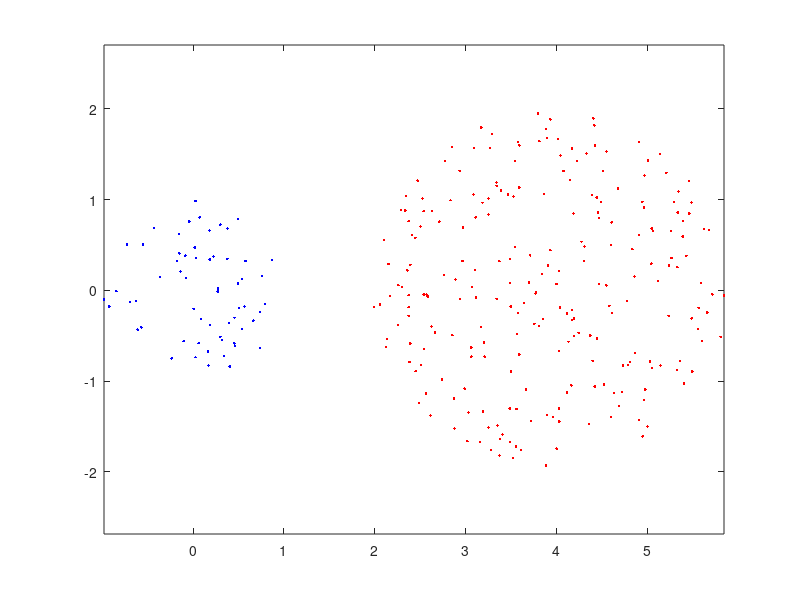
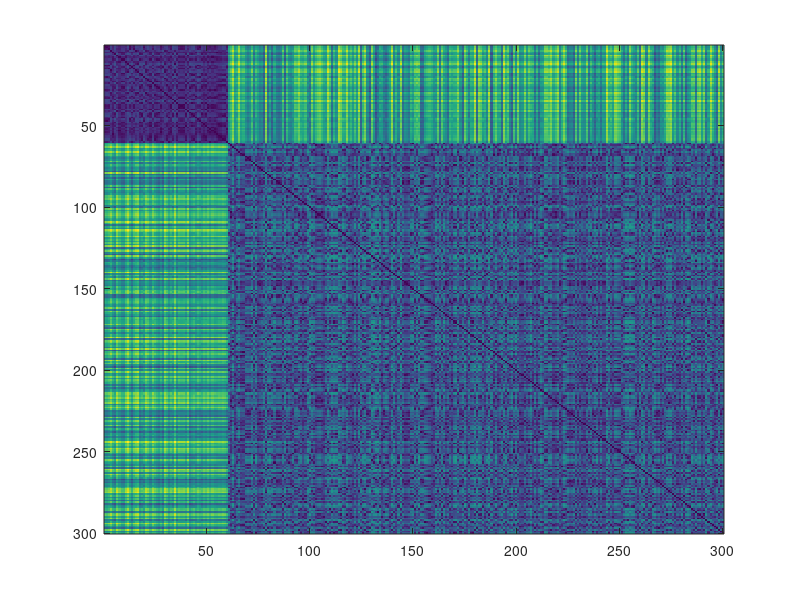
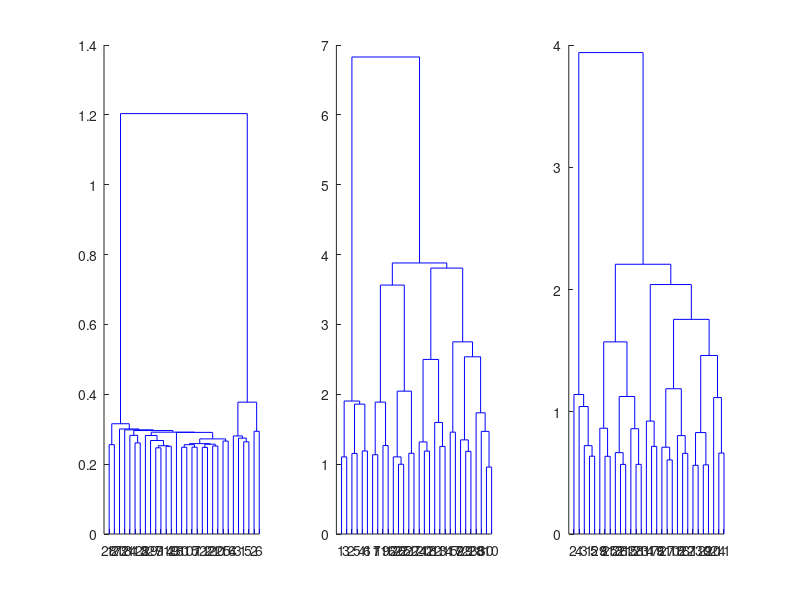
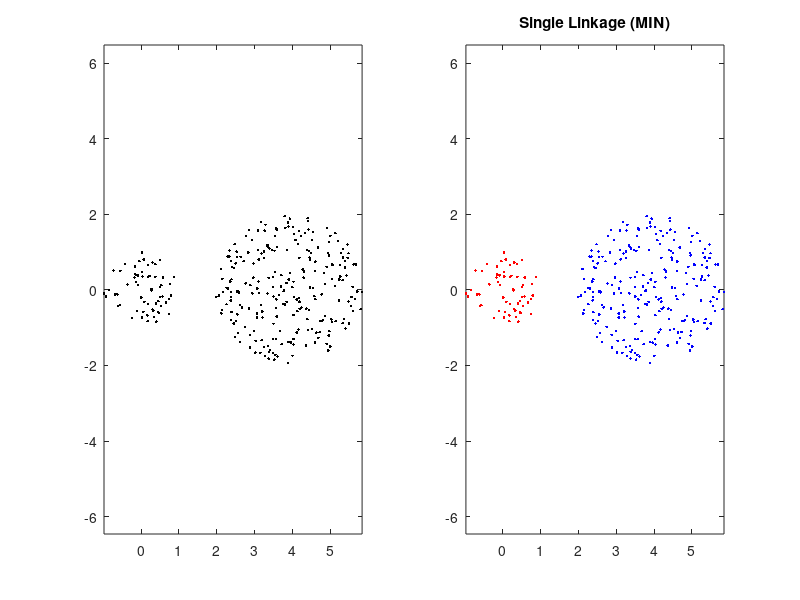

Write the MATLAB code that produced these figures, in order.
% Applied Math, Dr. Wallraven, Christian, 2015
% clustering basic

clear all
close all
% Data
% how many points
n = 60;
% how large the radius of the circle should be
radius = rand;
xc = 0;
yc = 0;
% generate random points in a circle
theta = rand(1,n)*(2*pi);
r = sqrt(rand(1,n))*radius;
x1 = xc + r.*cos(theta);
y1 = yc + r.*sin(theta);

% Increase the size of the circle
radiusFactor=2;
radius = radiusFactor*radius;
% Keep the density of points the same
n = n*radiusFactor*radiusFactor;

% offset for second circle
offset=2*radius;

% generate points in the second circle
theta = rand(1,n)*(2*pi);
r = sqrt(rand(1,n))*radius;
x2 = xc + r.*cos(theta)+offset;
y2 = yc + r.*sin(theta);

% Check the two circles
plot(x1,y1,'b.');
hold on
plot(x2,y2,'r.');
axis equal

% create the data for the two circles
data=[x1' y1'];
data=[data; [x2' y2']];

save('circles_clean.mat','data');

%% visualize distance matrix (default Euclidean)
pf=pdist(data);  % pairwise distance
figure;
imagesc(squareform(pf));

% perform three different clusterings
Zs=linkage(data,'single','euclidean');
Zc=linkage(data,'complete','euclidean');
Za=linkage(data,'average','euclidean');

% dendrogram
figure;
subplot(131); dendrogram(Zs)
subplot(132); dendrogram(Zc)
subplot(133); dendrogram(Za)

% make two clusters for each clustering method
T={};

T{1}=cluster(Zs,'maxclust',2);
T{2}=cluster(Zc,'maxclust',2);
T{3}=cluster(Za,'maxclust',2);

titles={'Single Linkage (MIN)','Complete Linkage (MAX)','Group Average'};

% plot all three clustering solutions
for i=1:3
    figure;
    subplot(1,2,1);
    plot(data(:,1),data(:,2),'k.');
    axis equal
    subplot(1,2,2);
    
    inds1=T{i}==1;
    inds2=T{i}==2;
    
    plot(data(inds1,1),data(inds1,2),'b.');
    hold on
    plot(data(inds2,1),data(inds2,2),'r.');
    axis equal
    title(titles{i})
end

%% do clustering on noisy data!

% shift some random indices of the big data circle
indices=randi(length(x2),20,1);
data=[x1' y1'];
data=[data; [x2' y2']];
data=[data; [x2(indices)'-radius y2(indices)']];

save('circles_noisy.mat','data');

% plot solutions for two clusters on noisy data
figure;
plot(data(:,1),data(:,2),'k.');

Zs=linkage(data,'single','euclidean');
Zc=linkage(data,'complete','euclidean');
Za=linkage(data,'average','euclidean');

T={};

T{1}=cluster(Zs,'maxclust',2);
T{2}=cluster(Zc,'maxclust',2);
T{3}=cluster(Za,'maxclust',2);


for i=1:3
    figure;
    subplot(1,2,1);
    plot(data(:,1),data(:,2),'k.');
    axis equal
    subplot(1,2,2);
    inds1=T{i}==1;
    inds2=T{i}==2;
    
    plot(data(inds1,1),data(inds1,2),'b.');
    hold on
    plot(data(inds2,1),data(inds2,2),'r.');
    axis equal
    title(titles{i})
end


